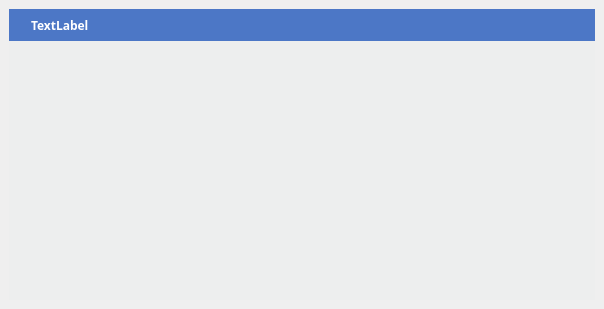
<?xml version="1.0" encoding="UTF-8"?>
<ui version="4.0">
 <class>QuiBaseDialogClass</class>
 <widget class="QDialog" name="QuiBaseDialogClass">
  <property name="geometry">
   <rect>
    <x>0</x>
    <y>0</y>
    <width>604</width>
    <height>309</height>
   </rect>
  </property>
  <property name="focusPolicy">
   <enum>Qt::ClickFocus</enum>
  </property>
  <property name="windowTitle">
   <string>QuiBaseDialog</string>
  </property>
  <property name="styleSheet">
   <string notr="true">QWidget#content{
background-color: rgb(237, 238, 238);
}
QWidget:focus {outline: none}
/*=========QPushButton style===========*/
QPushButton{
	border: 1px solid #9EA0A4;
	background:#ffffff;
    border-radius: 3px;
}
QPushButton:hover:!focus{
    border: 1px solid #8DB0F8;
	background:#DDEBFF;
}
QPushButton:pressed{
	padding-right:2px;
	padding-bottom:0px;
	padding-top:0px;
	padding-left:2px;
    border: 1px solid #5388f3;
	background:#F1F2F4;
}
QPushButton:checked{
	padding-right:2px;
	padding-bottom:0px;
	padding-top:0px;
	padding-left:2px;
    border: 1px solid #5388f3;
	background:#F1F2F4;
}
QPushButton:focus:!hover{
    border: 1px solid #5388f3;
	background:#ffffff;
}
QPushButton:hover:focus{
    border: 1px solid #5388f3;
	background:#B0D0FF;
}
QToolButton#qt_toolbar_ext_button
{
qproperty-icon: url(&quot;:/ToolBar_TaskList/Icon/Module/ToolBar/TaskList/more_hover.png&quot;);
}
/*----------QTableWidget style-----------*/
QTabWidget QWidget{
	background-color: #ffffff;
}
QTabWidget::pane {
	border: 1px solid #65778b;
	margin-top:-1px;
}
/*------------xx add---------*/
		QTabBar::tab:selected {
		padding-left:5px;
		padding-right:4px;
		padding-top:8px;
		padding-bottom:8px;
		margin-right:-1px;
		border-right: 1px solid #ffffff;
		border-bottom: 0px solid #d0ddea;
		border-top: 2px solid qlineargradient(x1: 0, y1: 0, x2: 0, y2: 1,
		stop:0 #ffffff,
		stop: 0.49999 #ffffff,
		stop: 0.5 #65778b,
		stop: 1 #65778b
		);
		border-left: 1px solid  #65778b;
		}
		QTabBar::tab{
		padding-left:5px;
		padding-right:4px;
		padding-top:8px;
		padding-bottom:8px;
		background:#ffffff;
        border-right: 0px solid #65778b;
		border-bottom: 1px solid #65778b;
		border-top: 2px solid #ffffff;
		border-left: 1px solid qlineargradient(x1: 0, y1: 0, x2: 0, y2: 1,
		stop:0 rgb(255,255,255),
		stop: 0.1 rgb(255,255,255),
		stop: 0.2 #b1b6bb,
		stop: 0.8 #b1b6bb,
		stop: 0.9 rgb(255,255,255),
		stop: 0.95 rgb(255,255,255),
		stop: 0.9511 #65778b,
		stop: 1 #65778b
		);
		}
/*QTabBar::tab{
	border:1px solid #C4C4C4;
	padding:5px 10px 5px 10px;
	background-color: qlineargradient(spread:pad, x1:0.512, y1:0.955, x2:0.5, y2:0, stop:0 #B1C7DF, stop:1 #D7EAFA);
}
QTabBar::tab:pressed{
	border:1px solid #666;
}
QTabBar::tab:selected{
	background-color: #F9FAFE;
	border:1px solid #999;
	border-bottom: 0px solid #f00;
}
QTabBar:tab:hover{
	background-color: qlineargradient(spread:pad, x1:0.512, y1:0.955, x2:0.5, y2:0, stop:0 #d2e0ee, stop:1 #e4f0fa);
}
*/
/*---------QTabWidget on QPushButton----------------*/

 /*QWidget QPushButton{
	background:qlineargradient(spread:pad, x1:0.506, y1:1, x2:0.472, y2:0, stop:0 #F0F0F0, stop:1 #F9F9F9 );
	border: 1px solid #919191;
	padding:3px 6px 3px 6px;
}
QTabWidget QWidget QPushButton:hover{
	background:qlineargradient(spread:pad, x1:0.506, y1:1, x2:0.472, y2:0, stop:0 #E0E0E0, stop:1 #EBEBEB );
}
QTabWidget QWidget QPushButton::pressed{
	border:1px solid #444;
}*/

/*--------QRadioButton style---------*/
QRadioButton::indicator:unchecked {
	image: url(:/radiobutton/Icon/radiobutton/radio_unselect_disable.png);
}
QRadioButton::indicator:unchecked:hover {
	image: url(:/radiobutton/Icon/radiobutton/radio_hover.png);
}
QRadioButton::indicator:checked {
	image: url(:/radiobutton/Icon/radiobutton/radio_select.png);
}
QRadioButton::indicator:disabled {
}
/*---------QLineEdit style---------------*/
QLineEdit,QTextEdit{
	border:1px solid #ACACAC;
	padding: 1px 0 1px 0;
	background-color: #ffffff;
}
QLineEdit:hover,QTextEdit:hover{
	border:1px solid #5d8b9e;
}

/*-----------QSpinBox style---------------*/
QSpinBox{
	border:1px solid #919191;
	padding:1px 0 1px 0;
	background-color:#ffffff;
}
QSpinBox:hover{
	border-color:#4674cd;
}
QSpinBox:on{
	border-color:#4674cd;
}
QSpinBox::up-button{
	image: url(:/scrollbar/Icon/scrollbar/mark-uparrow.png);
}
QSpinBox::down-button{
	image: url(:/scrollbar/Icon/scrollbar/mark-downarrow.png);
}
QSpinBox::up-button:hover{
	image: url(:/scrollbar/Icon/scrollbar/mark-uparrow-black.png);
}
QSpinBox::down-button:hover{
	image: url(:/scrollbar/Icon/scrollbar/mark-downarrow.png);
}
QSpinBox::up-button:pressed{
image: url(:/scrollbar/Icon/scrollbar/mark-uparrow-black.png);
}

QSpinBox::down-button:pressed{
image: url(:/scrollbar/Icon/scrollbar/mark-downarrow.png);
}

/*----------------QComboBox style-------------------*/

QWidget:focus {outline: none}

QComboBox{
	border:1px solid #c0c0c0;
min-width:4em;
	padding:1px 4px 1px 3px;
}
QComboBox:hover{
	border-color:#4674cd;
}

QComboBox:on{
	border-color:#4674cd;
}
QComboBox:!editable,QComboBox:drop-down:editable{	
	background-color: qlineargradient(spread:pad, x1:1, y1:1, x2:1, y2:0, stop:0 #f7f7f7, stop:1 #ffffff);
}
QComboBox:!editable:on,QComboBox:drop-down:on{
	background-color: qlineargradient(spread:pad, x1:1, y1:1, x2:1, y2:0, stop:0 #f7f7f7, stop:1 #ffffff);
}
QComboBox::drop-down{
    background-color: transparent;
	image: url(:/scrollbar/Icon/scrollbar/mark-downarrow-black.png);
	width:15px;
	subcontrol-origin:padding;
	subcontrol-position:top right;
	border-left-style:solid;
	border-left-width:0px;
	border-left-color:#74839c;
	border-top-right-radius:3px;
	border-bottom-right-radius:3px;
	
}
QComboBox::drop-down:on{
    background-color:#ffffff;
	image: url(:/scrollbar/Icon/scrollbar/mark-uparrow-black.png);
	width:15px;
	subcontrol-origin:padding;
	subcontrol-position:top right;
	border-left-style:solid;
	border-left-width:0px;
	border-left-color:#74839c;
	border-top-right-radius:3px;
	border-bottom-right-radius:3px;
	
}
QComboBox QAbstractItemView{
	border:1px solid #569DE5;
	background-color: #F3F6FB;
	selection-background-color:#6689AF;
}
QComboBox QAbstractItemView::item:hover{
	min-height:22px;
    color:#5487D1
}
/*----------QCheckBox   style-----------*/
QCheckBox::indicator {
     width: 15px;
     height: 15px;
}
QCheckBox::indicator:enabled:unchecked {
	image: url(:/checkbox/Icon/checkbox/checkbox_unchecked.png);
}
QCheckBox::indicator:enabled:unchecked:hover {
	image: url(:/checkbox/Icon/checkbox/checkbox_unchecked_hover.png);
}
QCheckBox::indicator:enabled:checked {
	image: url(:/checkbox/Icon/checkbox/checkbox_checked.png);
}

QCheckBox::indicator:enabled:checked:hover {
	image: url(:/checkbox/Icon/checkbox/checkbox_checked_hover.png);
}
QCheckBox::indicator:enabled:indeterminate {
	image: url(:/checkbox/Icon/checkbox/checkbox_indeterminate.png);
}
QCheckBox::indicator:enabled:indeterminate:hover {
	image: url(:/checkbox/Icon/checkbox/checkbox_indeterminate_hover.png);
}

/*滚动条样式*/
QScrollArea{
background-color:#ffffff;
border: 0px solid #a0b2c6;
}
QScrollBar:vertical {
background: #EFF4FB;
border-radius: 5px;
width: 10px;
margin: 10px 0px 10px 0px;
}

QScrollBar::handle:vertical{
background-color: rgb(115,117,120,50);
min-height: 10px;
width: 10px;
border-radius: 5px;
border: 1px solid rgb(115,117,120,100);
}
QScrollBar::vertical:hover{
background: rgb(192,195,200);
border-radius: 5px;
width: 10px;
margin: 10px 0px 10px 0px;
}

QScrollBar::add-line:vertical {
border: 0px solid grey;
background-color: #ffffff;
width: 10px;
height: 10px;
subcontrol-position: bottom;
subcontrol-origin: margin;
}
QScrollBar::sub-line:vertical {
border: 0px solid grey;
background-color: #ffffff;
width: 10px;
height: 10px;
subcontrol-position: top;
subcontrol-origin: margin;
}
QScrollBar::up-arrow:vertical {
border: 0px solid grey;
background-image: url(:/scrollbar/Icon/scrollbar/mark-uparrow.png);
width: 7px;
height: 7px;
}
QScrollBar::down-arrow:vertical {
border: 0px solid grey;
background-image: url(:/scrollbar/Icon/scrollbar/mark-downarrow.png);
width: 7px;
height: 7px;
}
QScrollBar::add-page:vertical, QScrollBar::sub-page:vertical {
background: none;
}
/*------------------------------*/
QScrollBar:horizontal {
background: #EFF4FB;
border-radius: 5px;
height: 10px;
margin: 0px 10px 0px 10px;
}
QScrollBar:horizontal:hover{
background: rgb(192,195,200);
border-radius: 5px;
height: 10px;
margin: 0px 10px 0px 10px;
}
QScrollBar::handle:horizontal {
background-color: rgb(115,117,120,50);
min-width: 10px;
height: 10px;
border-radius: 5px;
border: 1px solid rgb(115,117,120,100);
}

QScrollBar::add-line:horizontal {
border: 0px solid grey;
background-color: #ffffff;
width: 10px;
height: 10px;
subcontrol-position: right;
subcontrol-origin: margin;
}
QScrollBar::sub-line:horizontal {
border: 0px solid grey;
background-color: #ffffff;
width: 10px;
height: 10px;
subcontrol-position: left;
subcontrol-origin: margin;
}
QScrollBar::left-arrow:horizontal {
border: 0px solid grey;
background-image: url(:/scrollbar/Icon/scrollbar/mark-leftarrow.png);
width: 7px;
height: 7px;
}
QScrollBar::right-arrow:horizontal {
border: 0px solid grey;
background-image: url(:/scrollbar/Icon/scrollbar/mark-rightarrow.png);
width: 7px;
height: 7px;
}
QScrollBar::add-page:horizontal , QScrollBar::sub-page:horizontal {
background: none;
}

/*--------QGroupBox style--------*/
QGroupBox{
border-color: rgb(211, 211, 211);
border-style:solid;
border-width:1px;
margin-top:7px;
alternate-background-color: qlineargradient(spread:pad, x1:0.926, y1:0.806182, x2:0.926682, y2:0.102, stop:0.0909091 rgba(141, 141, 141, 255), stop:0.448864 rgba(0, 0, 0, 255), stop:0.886364 rgba(255, 255, 255, 255));
}
QGroupBox::title{
subcontrol-origin:margin;
subcontrol-position:top left;
left:0px;
margin-left:2px;
padding:0px;
}




</string>
  </property>
  <layout class="QVBoxLayout" name="verticalLayout">
   <property name="spacing">
    <number>0</number>
   </property>
   <property name="leftMargin">
    <number>9</number>
   </property>
   <property name="topMargin">
    <number>9</number>
   </property>
   <property name="rightMargin">
    <number>9</number>
   </property>
   <property name="bottomMargin">
    <number>9</number>
   </property>
   <item>
    <widget class="QWidget" name="titlebar" native="true">
     <property name="minimumSize">
      <size>
       <width>0</width>
       <height>32</height>
      </size>
     </property>
     <property name="maximumSize">
      <size>
       <width>16777215</width>
       <height>32</height>
      </size>
     </property>
     <property name="focusPolicy">
      <enum>Qt::ClickFocus</enum>
     </property>
     <property name="styleSheet">
      <string notr="true">QLabel {
	font: 9pt &quot;微软雅黑&quot;;
	color: #FFFFFF;
	font-weight: bold;
	margin-left:6px;
	background:transparent;
}

QWidget#titlebar {
	background-color: rgb(76, 119, 198);
}

QToolButton#WinCloseBtn {
	border:0px;
	border-radius:0px;
	padding:0px;
	background-color:transparent;
}

QToolButton#WinCloseBtn:hover {
	border:0px;
	border-radius:0px;
	padding:0px;
	background-color:rgba(212, 64, 39);
}

QToolButton#WinCloseBtn:pressed {
	border:0px;
	border-radius:0px;
	padding:0px;
	background-color:rgba(176, 32, 32);
}
</string>
     </property>
     <layout class="QHBoxLayout" name="horizontalLayout">
      <property name="spacing">
       <number>0</number>
      </property>
      <property name="leftMargin">
       <number>0</number>
      </property>
      <property name="topMargin">
       <number>0</number>
      </property>
      <property name="rightMargin">
       <number>0</number>
      </property>
      <property name="bottomMargin">
       <number>0</number>
      </property>
      <item>
       <widget class="QLabel" name="label_2">
        <property name="sizePolicy">
         <sizepolicy hsizetype="Fixed" vsizetype="Fixed">
          <horstretch>0</horstretch>
          <verstretch>0</verstretch>
         </sizepolicy>
        </property>
        <property name="focusPolicy">
         <enum>Qt::NoFocus</enum>
        </property>
        <property name="text">
         <string/>
        </property>
        <property name="pixmap">
         <pixmap>:/other/Icon/other/logo.png</pixmap>
        </property>
       </widget>
      </item>
      <item>
       <widget class="QLabel" name="label">
        <property name="font">
         <font>
          <family>微软雅黑</family>
          <pointsize>9</pointsize>
          <weight>75</weight>
          <italic>false</italic>
          <bold>true</bold>
         </font>
        </property>
        <property name="focusPolicy">
         <enum>Qt::NoFocus</enum>
        </property>
        <property name="styleSheet">
         <string notr="true">font: Bold 9pt &quot;微软雅黑&quot;;</string>
        </property>
        <property name="text">
         <string>TextLabel</string>
        </property>
       </widget>
      </item>
      <item>
       <spacer name="horizontalSpacer">
        <property name="orientation">
         <enum>Qt::Horizontal</enum>
        </property>
        <property name="sizeHint" stdset="0">
         <size>
          <width>299</width>
          <height>32</height>
         </size>
        </property>
       </spacer>
      </item>
      <item>
       <widget class="QToolButton" name="WinCloseBtn">
        <property name="minimumSize">
         <size>
          <width>32</width>
          <height>32</height>
         </size>
        </property>
        <property name="maximumSize">
         <size>
          <width>32</width>
          <height>32</height>
         </size>
        </property>
        <property name="mouseTracking">
         <bool>true</bool>
        </property>
        <property name="focusPolicy">
         <enum>Qt::ClickFocus</enum>
        </property>
        <property name="icon">
         <iconset resource="QuiBaseDialog.qrc">
          <normaloff>:/resource/win_close.png</normaloff>:/resource/win_close.png</iconset>
        </property>
        <property name="popupMode">
         <enum>QToolButton::DelayedPopup</enum>
        </property>
        <property name="autoRaise">
         <bool>true</bool>
        </property>
       </widget>
      </item>
     </layout>
    </widget>
   </item>
   <item>
    <widget class="QWidget" name="content" native="true">
     <property name="focusPolicy">
      <enum>Qt::ClickFocus</enum>
     </property>
     <layout class="QHBoxLayout" name="horizontalLayout_2">
      <property name="spacing">
       <number>0</number>
      </property>
      <property name="leftMargin">
       <number>0</number>
      </property>
      <property name="topMargin">
       <number>0</number>
      </property>
      <property name="rightMargin">
       <number>0</number>
      </property>
      <property name="bottomMargin">
       <number>0</number>
      </property>
     </layout>
    </widget>
   </item>
  </layout>
 </widget>
 <layoutdefault spacing="6" margin="11"/>
 <resources>
  <include location="QuiBaseUi.qrc"/>
 </resources>
 <connections/>
</ui>
